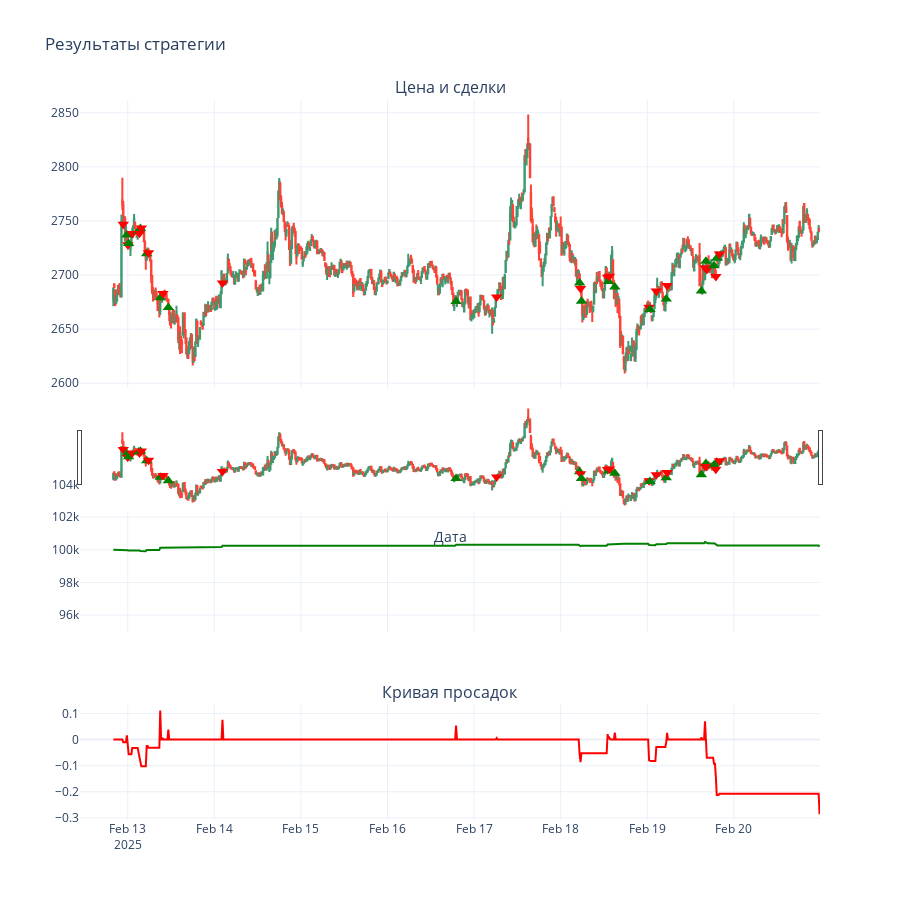

Source (notebook cell):
### Code cell
bt = StrategyTester(trade_final_pred, initial_balance=100000, position_size=0.1)

# Запускаем бэктест
bt.run()
stats = bt.calculate_stats()
StrategyTester.display_stats(stats)

bt.plot()

### Figure 1 — Plotly figure (JSON) as saved in the notebook; plotly's stock layout.template omitted (floating-point values rounded to 4 significant figures; data arrays with more than 128 entries replaced by an {"elided": "..."} marker saying what was removed)
{"data": [{"close": {"elided": "784 float values"}, "high": {"elided": "784 float values"}, "low": {"elided": "784 float values"}, "name": "Цена", "open": {"elided": "784 float values"}, "type": "candlestick", "x": {"elided": "784 str values"}, "xaxis": "x", "yaxis": "y"}, {"marker": {"color": "red", "size": 10, "symbol": "triangle-down"}, "mode": "markers", "name": "Сделка", "type": "scatter", "x": ["2025-02-12T22:45:00+00:00"], "xaxis": "x", "y": [2747.0], "yaxis": "y"}, {"marker": {"color": "green", "size": 10, "symbol": "triangle-up"}, "mode": "markers", "name": "Сделка", "type": "scatter", "x": ["2025-02-12T23:45:00+00:00"], "xaxis": "x", "y": [2737.0], "yaxis": "y"}, {"marker": {"color": "red", "size": 10, "symbol": "triangle-down"}, "mode": "markers", "name": "Сделка", "type": "scatter", "x": ["2025-02-13T00:00:00+00:00"], "xaxis": "x", "y": [2728.0], "yaxis": "y"}, {"marker": {"color": "green", "size": 10, "symbol": "triangle-up"}, "mode": "markers", "name": "Сделка", "type": "scatter", "x": ["2025-02-13T00:15:00+00:00"], "xaxis": "x", "y": [2729.0], "yaxis": "y"}, {"marker": {"color": "red", "size": 10, "symbol": "triangle-down"}, "mode": "markers", "name": "Сделка", "type": "scatter", "x": ["2025-02-13T01:15:00+00:00"], "xaxis": "x", "y": [2738.0], "yaxis": "y"}, {"marker": {"color": "green", "size": 10, "symbol": "triangle-up"}, "mode": "markers", "name": "Сделка", "type": "scatter", "x": ["2025-02-13T03:00:00+00:00"], "xaxis": "x", "y": [2741.0], "yaxis": "y"}, {"marker": {"color": "red", "size": 10, "symbol": "triangle-down"}, "mode": "markers", "name": "Сделка", "type": "scatter", "x": ["2025-02-13T03:15:00+00:00"], "xaxis": "x", "y": [2739.0], "yaxis": "y"}, {"marker": {"color": "green", "size": 10, "symbol": "triangle-up"}, "mode": "markers", "name": "Сделка", "type": "scatter", "x": ["2025-02-13T03:30:00+00:00"], "xaxis": "x", "y": [2743.0], "yaxis": "y"}, {"marker": {"color": "red", "size": 10, "symbol": "triangle-down"}, "mode": "markers", "name": "Сделка", "type": "scatter", "x": ["2025-02-13T03:45:00+00:00"], "xaxis": "x", "y": [2744.0], "yaxis": "y"}, {"marker": {"color": "green", "size": 10, "symbol": "triangle-up"}, "mode": "markers", "name": "Сделка", "type": "scatter", "x": ["2025-02-13T05:15:00+00:00"], "xaxis": "x", "y": [2720.0], "yaxis": "y"}, {"marker": {"color": "red", "size": 10, "symbol": "triangle-down"}, "mode": "markers", "name": "Сделка", "type": "scatter", "x": ["2025-02-13T05:45:00+00:00"], "xaxis": "x", "y": [2721.0], "yaxis": "y"}, {"marker": {"color": "green", "size": 10, "symbol": "triangle-up"}, "mode": "markers", "name": "Сделка", "type": "scatter", "x": ["2025-02-13T09:00:00+00:00"], "xaxis": "x", "y": [2679.0], "yaxis": "y"}, {"marker": {"color": "red", "size": 10, "symbol": "triangle-down"}, "mode": "markers", "name": "Сделка", "type": "scatter", "x": ["2025-02-13T09:45:00+00:00"], "xaxis": "x", "y": [2683.0], "yaxis": "y"}, {"marker": {"color": "green", "size": 10, "symbol": "triangle-up"}, "mode": "markers", "name": "Сделка", "type": "scatter", "x": ["2025-02-13T11:15:00+00:00"], "xaxis": "x", "y": [2670.0], "yaxis": "y"}, {"marker": {"color": "red", "size": 10, "symbol": "triangle-down"}, "mode": "markers", "name": "Сделка", "type": "scatter", "x": ["2025-02-14T02:15:00+00:00"], "xaxis": "x", "y": [2693.0], "yaxis": "y"}, {"marker": {"color": "green", "size": 10, "symbol": "triangle-up"}, "mode": "markers", "name": "Сделка", "type": "scatter", "x": ["2025-02-16T19:00:00+00:00"], "xaxis": "x", "y": [2676.0], "yaxis": "y"}, {"marker": {"color": "red", "size": 10, "symbol": "triangle-down"}, "mode": "markers", "name": "Сделка", "type": "scatter", "x": ["2025-02-17T06:15:00+00:00"], "xaxis": "x", "y": [2680.0], "yaxis": "y"}, {"marker": {"color": "green", "size": 10, "symbol": "triangle-up"}, "mode": "markers", "name": "Сделка", "type": "scatter", "x": ["2025-02-18T05:15:00+00:00"], "xaxis": "x", "y": [2693.0], "yaxis": "y"}, {"marker": {"color": "red", "size": 10, "symbol": "triangle-down"}, "mode": "markers", "name": "Сделка", "type": "scatter", "x": ["2025-02-18T05:30:00+00:00"], "xaxis": "x", "y": [2688.0], "yaxis": "y"}, {"marker": {"color": "green", "size": 10, "symbol": "triangle-up"}, "mode": "markers", "name": "Сделка", "type": "scatter", "x": ["2025-02-18T05:45:00+00:00"], "xaxis": "x", "y": [2676.0], "yaxis": "y"}, {"marker": {"color": "red", "size": 10, "symbol": "triangle-down"}, "mode": "markers", "name": "Сделка", "type": "scatter", "x": ["2025-02-18T13:00:00+00:00"], "xaxis": "x", "y": [2698.0], "yaxis": "y"}, {"marker": {"color": "green", "size": 10, "symbol": "triangle-up"}, "mode": "markers", "name": "Сделка", "type": "scatter", "x": ["2025-02-18T13:15:00+00:00"], "xaxis": "x", "y": [2694.0], "yaxis": "y"}, {"marker": {"color": "red", "size": 10, "symbol": "triangle-down"}, "mode": "markers", "name": "Сделка", "type": "scatter", "x": ["2025-02-18T13:30:00+00:00"], "xaxis": "x", "y": [2699.0], "yaxis": "y"}, {"marker": {"color": "green", "size": 10, "symbol": "triangle-up"}, "mode": "markers", "name": "Сделка", "type": "scatter", "x": ["2025-02-18T15:00:00+00:00"], "xaxis": "x", "y": [2689.0], "yaxis": "y"}, {"marker": {"color": "red", "size": 10, "symbol": "triangle-down"}, "mode": "markers", "name": "Сделка", "type": "scatter", "x": ["2025-02-19T00:30:00+00:00"], "xaxis": "x", "y": [2670.0], "yaxis": "y"}, {"marker": {"color": "green", "size": 10, "symbol": "triangle-up"}, "mode": "markers", "name": "Сделка", "type": "scatter", "x": ["2025-02-19T00:45:00+00:00"], "xaxis": "x", "y": [2668.0], "yaxis": "y"}, {"marker": {"color": "red", "size": 10, "symbol": "triangle-down"}, "mode": "markers", "name": "Сделка", "type": "scatter", "x": ["2025-02-19T02:30:00+00:00"], "xaxis": "x", "y": [2685.0], "yaxis": "y"}, {"marker": {"color": "green", "size": 10, "symbol": "triangle-up"}, "mode": "markers", "name": "Сделка", "type": "scatter", "x": ["2025-02-19T05:15:00+00:00"], "xaxis": "x", "y": [2678.0], "yaxis": "y"}, {"marker": {"color": "red", "size": 10, "symbol": "triangle-down"}, "mode": "markers", "name": "Сделка", "type": "scatter", "x": ["2025-02-19T05:30:00+00:00"], "xaxis": "x", "y": [2690.0], "yaxis": "y"}, {"marker": {"color": "green", "size": 10, "symbol": "triangle-up"}, "mode": "markers", "name": "Сделка", "type": "scatter", "x": ["2025-02-19T15:00:00+00:00"], "xaxis": "x", "y": [2685.0], "yaxis": "y"}, {"marker": {"color": "red", "size": 10, "symbol": "triangle-down"}, "mode": "markers", "name": "Сделка", "type": "scatter", "x": ["2025-02-19T16:00:00+00:00"], "xaxis": "x", "y": [2707.0], "yaxis": "y"}, {"marker": {"color": "green", "size": 10, "symbol": "triangle-up"}, "mode": "markers", "name": "Сделка", "type": "scatter", "x": ["2025-02-19T16:15:00+00:00"], "xaxis": "x", "y": [2713.0], "yaxis": "y"}, {"marker": {"color": "red", "size": 10, "symbol": "triangle-down"}, "mode": "markers", "name": "Сделка", "type": "scatter", "x": ["2025-02-19T16:30:00+00:00"], "xaxis": "x", "y": [2705.0], "yaxis": "y"}, {"marker": {"color": "green", "size": 10, "symbol": "triangle-up"}, "mode": "markers", "name": "Сделка", "type": "scatter", "x": ["2025-02-19T18:30:00+00:00"], "xaxis": "x", "y": [2709.0], "yaxis": "y"}, {"marker": {"color": "red", "size": 10, "symbol": "triangle-down"}, "mode": "markers", "name": "Сделка", "type": "scatter", "x": ["2025-02-19T19:00:00+00:00"], "xaxis": "x", "y": [2699.0], "yaxis": "y"}, {"marker": {"color": "green", "size": 10, "symbol": "triangle-up"}, "mode": "markers", "name": "Сделка", "type": "scatter", "x": ["2025-02-19T19:15:00+00:00"], "xaxis": "x", "y": [2715.0], "yaxis": "y"}, {"marker": {"color": "red", "size": 10, "symbol": "triangle-down"}, "mode": "markers", "name": "Сделка", "type": "scatter", "x": ["2025-02-19T20:00:00+00:00"], "xaxis": "x", "y": [2720.0], "yaxis": "y"}, {"line": {"color": "green", "width": 2}, "mode": "lines", "name": "Капитал", "type": "scatter", "x": {"elided": "784 str values"}, "xaxis": "x2", "y": {"elided": "784 float values"}, "yaxis": "y2"}, {"line": {"color": "red", "width": 2}, "mode": "lines", "name": "Просадка", "type": "scatter", "x": {"elided": "784 str values"}, "xaxis": "x3", "y": {"elided": "784 float values"}, "yaxis": "y3"}], "layout": {"annotations": [{"font": {"size": 16}, "showarrow": false, "text": "Цена и сделки", "x": 0.5, "xanchor": "center", "xref": "paper", "y": 1, "yanchor": "bottom", "yref": "paper"}, {"font": {"size": 16}, "showarrow": false, "text": "Кривая капитала", "x": 0.5, "xanchor": "center", "xref": "paper", "y": 0.5, "yanchor": "bottom", "yref": "paper"}, {"font": {"size": 16}, "showarrow": false, "text": "Кривая просадок", "x": 0.5, "xanchor": "center", "xref": "paper", "y": 0.16, "yanchor": "bottom", "yref": "paper"}], "height": 900, "showlegend": false, "title": {"text": "Результаты стратегии"}, "xaxis": {"anchor": "y", "domain": [0, 1], "matches": "x3", "showticklabels": false, "title": {"text": "Дата"}}, "xaxis2": {"anchor": "y2", "domain": [0, 1], "matches": "x3", "showticklabels": false}, "xaxis3": {"anchor": "y3", "domain": [0, 1]}, "yaxis": {"anchor": "x", "domain": [0.6, 1]}, "yaxis2": {"anchor": "x2", "domain": [0.26, 0.5], "range": [94920.0, 105500.0]}, "yaxis3": {"anchor": "x3", "domain": [0, 0.16]}}}
